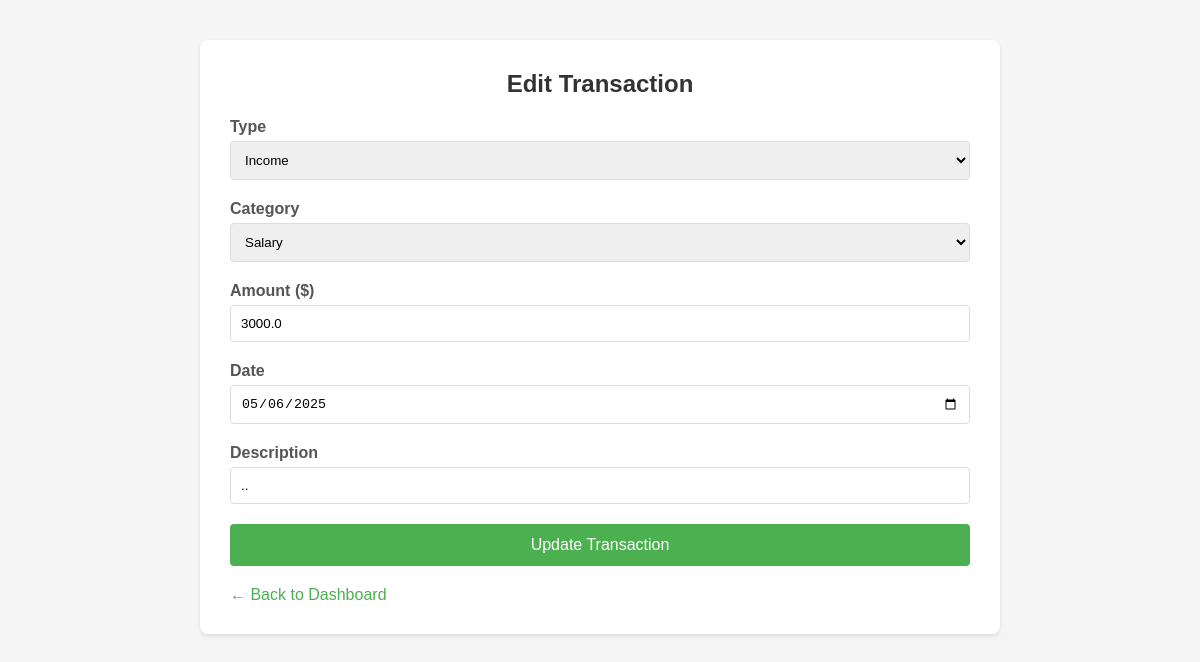
Page /edit/1 on the earlier database version.
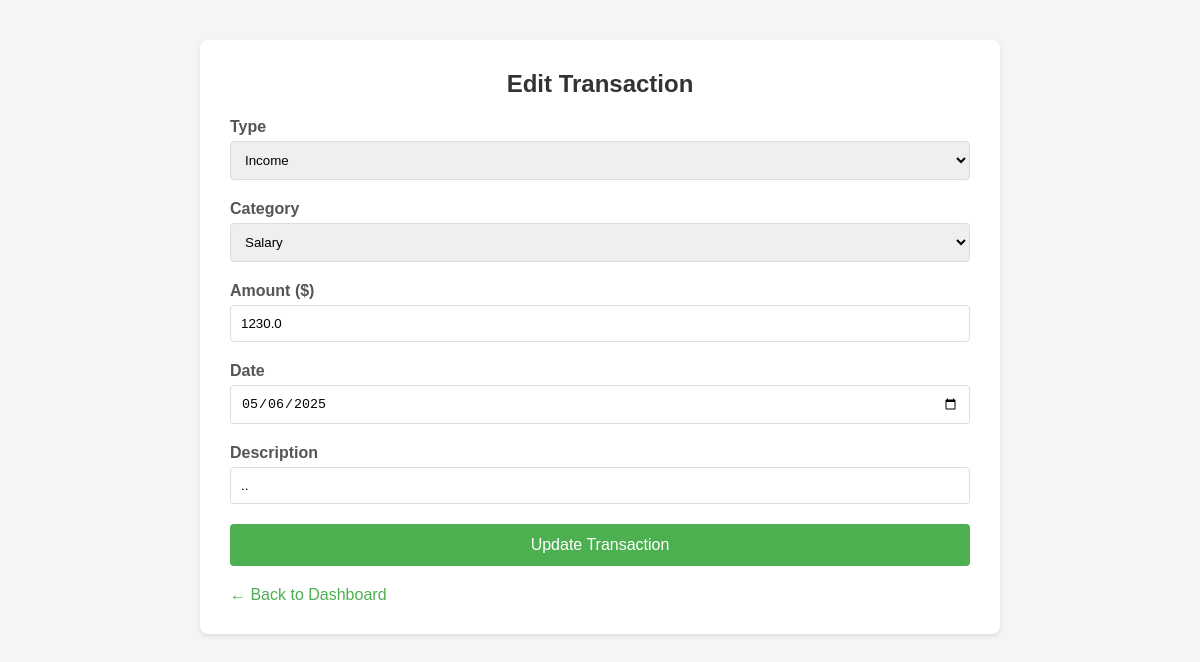
Same page on the later database version.
### app.py (models this page shows)
class Transaction(db.Model):
    __tablename__ = "transactions"
    id = db.Column(db.Integer, primary_key=True)
    type = db.Column(db.String(50), nullable=False)
    category = db.Column(db.String(100), nullable=False)
    amount = db.Column(db.Float, nullable=False)
    date = db.Column(db.String(50), nullable=False)
    description = db.Column(db.Text)
    user_id = db.Column(db.Integer, db.ForeignKey('user.id'), nullable=False)

### app.py (the view, shortened to what this page needs)
@app.route('/edit/<int:transaction_id>', methods=['GET', 'POST'])
def edit_transaction(transaction_id):
    transaction = Transaction.query.get_or_404(transaction_id)
    return render_template('edit_transaction.html', transaction=transaction)

### templates/edit_transaction.html (shortened to what this page needs)
<!DOCTYPE html>
<html lang="en">
<head>
</head>
<body>
    <div class="container">
        <div class="form-container">
            <h2 class="form-title">Edit Transaction</h2>
            <form action="{{ url_for('edit_transaction', transaction_id=transaction.id) }}" method="post">
                <div class="form-group">
                    <label for="type">Type</label>
                    <select id="type" name="type" class="form-control" required>
                        <option value="Income" {% if transaction.type == 'Income' %}selected{% endif %}>Income</option>
                    </select>
                </div>
                <div class="form-group">
                    <label for="category">Category</label>
                    <select id="category" name="category" class="form-control" required>
                        <option value="Salary" {% if transaction.category == 'Salary' %}selected{% endif %}>Salary</option>
                    </select>
                </div>
                <div class="form-group">
                    <label for="amount">Amount ($)</label>
                    <input type="number" id="amount" name="amount" class="form-control" step="0.01" min="0" value="{{ transaction.amount }}" required>
                </div>
                <div class="form-group">
                    <label for="date">Date</label>
                    <input type="date" id="date" name="date" class="form-control" value="{{ transaction.date }}" required>
                </div>
                <div class="form-group">
                    <label for="description">Description</label>
                    <input type="text" id="description" name="description" class="form-control" value="{{ transaction.description }}">
                </div>
                <button type="submit" class="submit-btn">Update Transaction</button>
            </form>
            <a href="{{ url_for('dashboard') }}" class="back-link">← Back to Dashboard</a>
        </div>
    </div>
</body>
</html>

### templates/edit_transaction.html (style rules this page uses)
body { font-family: Arial, sans-serif; margin: 0; padding: 0; background-color: #f5f5f5; }
.container { max-width: 800px; margin: 0 auto; padding: 20px; }
.form-container { background-color: white; border-radius: 8px; box-shadow: 0 2px 4px rgba(0,0,0,0.1); padding: 30px; margin: 20px auto; }
.form-title { margin-top: 0; margin-bottom: 20px; color: #333; text-align: center; }
.form-group { margin-bottom: 20px; }
.form-group label { display: block; margin-bottom: 5px; font-weight: bold; color: #555; }
.form-control { width: 100%; padding: 10px; border: 1px solid #ddd; border-radius: 4px; box-sizing: border-box; }
.submit-btn { background-color: #4CAF50; color: white; border: none; padding: 12px 20px; border-radius: 4px; cursor: pointer; font-size: 16px; width: 100%; }
.back-link { display: inline-block; margin-top: 20px; color: #4CAF50; text-decoration: none; }

Differences in the rows shown:
changed Transaction "Income": amount "3000.0" → "1230.0"
